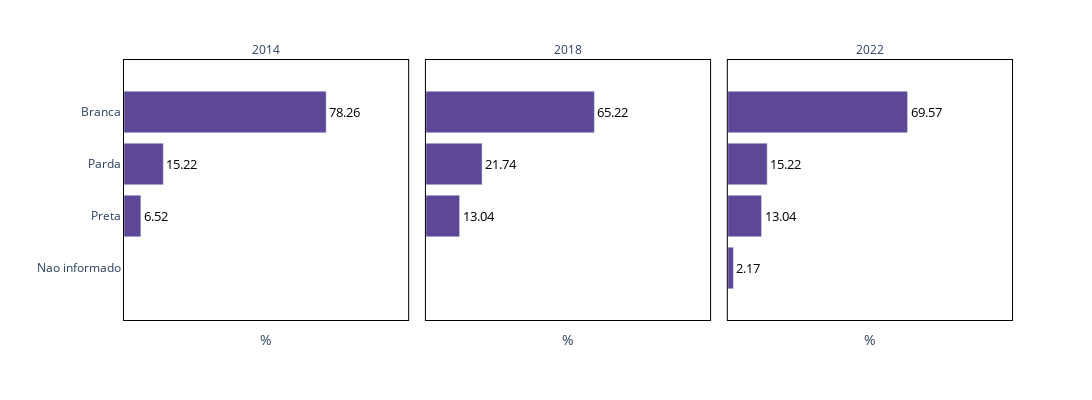

The cell this chart's notebook holds for it:
### Code cell
por_raca = eleicoes.groupby(['ano', 'raca'])['raca'].count().reset_index(name = 'n')
por_raca['%'] = (por_raca['n'] / 46) * 100 

por_raca['raca'] = por_raca['raca'].str.capitalize()

fig = px.bar(por_raca.sort_values(['%'], ascending = 'True').round(2), 
             x = '%', 
             y = 'raca',
             facet_col='ano',
             barmode = 'group',
             text = '%',
             text_auto = '.1%',
             color_discrete_sequence=['rgb(93,72,152)'],
             category_orders = {'ano': [2014, 2018, 2022], 'raca': {'Branca': 1, 'Parda': 2, 'Preta': 3, 'Nao informado': 4}},
             labels = {'raca': '', 'n': '', 'ano': ''})

fig.update_yaxes(range = (-1, 4), linecolor = 'black', gridcolor = 'white', mirror = True)
fig.update_xaxes(showticklabels = False, range = (0, 110), linecolor = 'black', gridcolor = 'white', mirror = True)
fig.for_each_annotation(lambda a: a.update(text=a.text.split("=")[-1]))
fig.update_layout(width = 1200, height = 400, plot_bgcolor = 'white', paper_bgcolor = 'white')
fig.update_traces(texttemplate='%{text:}', textposition='outside', textfont = {'color': 'black', 'size': 13})
fig.show()

fig.write_image("viz/raca_eleitos.png")

### Figure 1 — Plotly figure (JSON) as saved in the notebook; plotly's stock layout.template omitted (floating-point values rounded to 4 significant figures)
{"data": [{"alignmentgroup": "True", "hovertemplate": "=%{y}<br>%=%{text}<extra></extra>", "legendgroup": "", "marker": {"color": "rgb(93,72,152)", "pattern": {"shape": ""}}, "name": "", "offsetgroup": "", "orientation": "h", "showlegend": false, "text": [6.52, 15.22, 78.26], "textfont": {"color": "black", "size": 13}, "textposition": "outside", "texttemplate": "%{text:}", "type": "bar", "x": [6.52, 15.22, 78.26], "xaxis": "x", "y": ["Preta", "Parda", "Branca"], "yaxis": "y"}, {"alignmentgroup": "True", "hovertemplate": "=%{y}<br>%=%{text}<extra></extra>", "legendgroup": "", "marker": {"color": "rgb(93,72,152)", "pattern": {"shape": ""}}, "name": "", "offsetgroup": "", "orientation": "h", "showlegend": false, "text": [13.04, 21.74, 65.22], "textfont": {"color": "black", "size": 13}, "textposition": "outside", "texttemplate": "%{text:}", "type": "bar", "x": [13.04, 21.74, 65.22], "xaxis": "x2", "y": ["Preta", "Parda", "Branca"], "yaxis": "y2"}, {"alignmentgroup": "True", "hovertemplate": "=%{y}<br>%=%{text}<extra></extra>", "legendgroup": "", "marker": {"color": "rgb(93,72,152)", "pattern": {"shape": ""}}, "name": "", "offsetgroup": "", "orientation": "h", "showlegend": false, "text": [2.17, 13.04, 15.22, 69.57], "textfont": {"color": "black", "size": 13}, "textposition": "outside", "texttemplate": "%{text:}", "type": "bar", "x": [2.17, 13.04, 15.22, 69.57], "xaxis": "x3", "y": ["Nao informado", "Preta", "Parda", "Branca"], "yaxis": "y3"}], "layout": {"annotations": [{"font": {}, "showarrow": false, "text": "2014", "x": 0.16, "xanchor": "center", "xref": "paper", "y": 1, "yanchor": "bottom", "yref": "paper"}, {"font": {}, "showarrow": false, "text": "2018", "x": 0.5, "xanchor": "center", "xref": "paper", "y": 1, "yanchor": "bottom", "yref": "paper"}, {"font": {}, "showarrow": false, "text": "2022", "x": 0.84, "xanchor": "center", "xref": "paper", "y": 1, "yanchor": "bottom", "yref": "paper"}], "barmode": "group", "height": 400, "legend": {"tracegroupgap": 0}, "margin": {"t": 60}, "paper_bgcolor": "white", "plot_bgcolor": "white", "width": 1200, "xaxis": {"anchor": "y", "domain": [0, 0.32], "gridcolor": "white", "linecolor": "black", "mirror": true, "range": [0, 110], "showticklabels": false, "title": {"text": "%"}}, "xaxis2": {"anchor": "y2", "domain": [0.34, 0.66], "gridcolor": "white", "linecolor": "black", "matches": "x", "mirror": true, "range": [0, 110], "showticklabels": false, "title": {"text": "%"}}, "xaxis3": {"anchor": "y3", "domain": [0.68, 1.0], "gridcolor": "white", "linecolor": "black", "matches": "x", "mirror": true, "range": [0, 110], "showticklabels": false, "title": {"text": "%"}}, "yaxis": {"anchor": "x", "categoryarray": ["Nao informado", "Preta", "Parda", "Branca"], "categoryorder": "array", "domain": [0, 1], "gridcolor": "white", "linecolor": "black", "mirror": true, "range": [-1, 4], "title": {"text": ""}}, "yaxis2": {"anchor": "x2", "domain": [0, 1], "gridcolor": "white", "linecolor": "black", "matches": "y", "mirror": true, "range": [-1, 4], "showticklabels": false}, "yaxis3": {"anchor": "x3", "domain": [0, 1], "gridcolor": "white", "linecolor": "black", "matches": "y", "mirror": true, "range": [-1, 4], "showticklabels": false}}}
